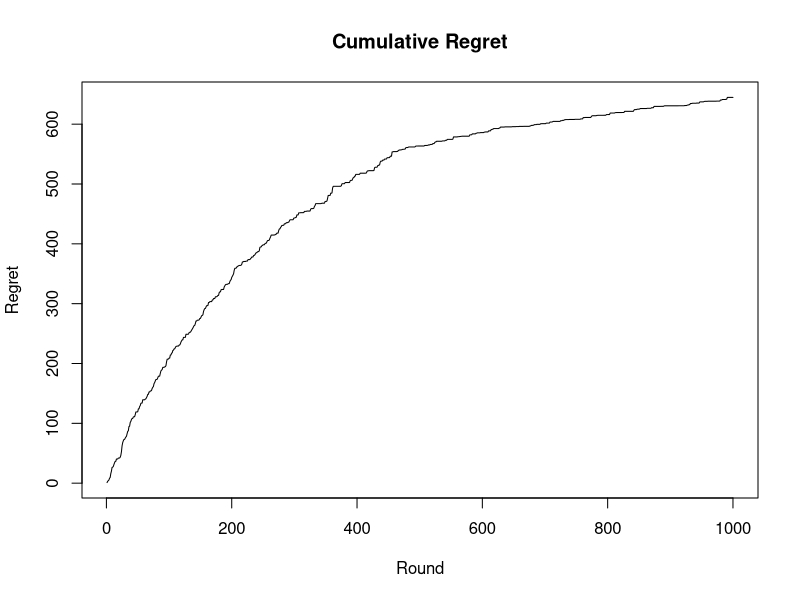

Source code (R):
set.seed(123)
library(MASS)

# Parameters
T <- 1000          
K <- 5              
d_context <- 4      
d <- K * d_context  
eta <- 1
sigma0 <- 0.01*eta
sigma <- 1  # variance of noise

# LMC & SFG hyperparameters
h     <- 1e-4
K_lmc <- 25
eta        <- 1
lambda_sfg <- 0.5*eta
b_cap      <- 1000
s_param    <- 5.0

# true parameter vector
theta_star <- rnorm(d, mean = 0, sd = 1)
theta_curr <- rep(0,d)

phi_map <- function(X, a) 
{
  vec <- rep(0, d)
  st <- (a - 1) * d_context + 1
  end_idx <- st + d_context - 1
  vec[st:end_idx] <- X
  return(vec)
}

sigmoid_stable <- function(z) 
{
  ifelse(z >= 0, 1 / (1 + exp(-z)), exp(z) / (1 + exp(z)))
}

# Gradient 
grad_loss_sfg <- function(theta, A, b, ctx)
{
  grad_prior <- theta / (sigma0^2)
  grad_sqerr <- if (sum(A) > 0) 2 * eta * (A %*% theta - b) else rep(0, d)
  # SFG term (only depends on current context)
  vals <- sapply(1:K, function(a) sum(phi_map(ctx, a) * theta))
  a_star <- which.max(vals) 
  phi_max <- phi_map(ctx, a_star)
  
  z <- s_param * (b_cap - vals[a_star])
  grad_sfg <- lambda_sfg * sigmoid_stable(z) * phi_max
  
  return (grad_prior + grad_sqerr - grad_sfg)
}

regrets <- numeric(T)

# Statistics for fast gradient updates
A <- matrix(0, d, d)  # ∑ φ φ^T
b <- rep(0, d)        # ∑ φ r


for (t in 1:T) 
{
  # New context
  X_t <- rnorm(d_context, mean = 0, sd = 1)
  
  # LMC updates
  for (k in 1:K_lmc) 
  {
    noise <- rnorm(d)
    grad <- grad_loss_sfg(theta_curr, A, b, X_t)
    theta_curr <- theta_curr - h * grad + sqrt(2*h) * noise
  }
  
  # Predict rewards and choose arm
  pred_rewards <- sapply(1:K, function(a) sum(phi_map(X_t, a) * theta_curr))
  
  # True reward
  eps_t <- rnorm(1, mean = 0, sd = sigma)
  a_t <- which.max(pred_rewards)
  r_t <- sum(phi_map(X_t, a_t) * theta_star) + eps_t
  # Regret
  true_rewards <- sapply(1:K, function(a) sum(phi_map(X_t, a) * theta_star))
  regrets[t] <- max(true_rewards) - true_rewards[a_t]
  
  # Update statistics
  phi_t <- phi_map(X_t, a_t)
  A <- A + tcrossprod(phi_t)  # φ φ^T
  b <- b + phi_t * r_t
}

cumulative_regret <- cumsum(regrets)
cat(sprintf("Final cumulative regret: %.2f\n", cumulative_regret[T]))

# cumulative regret
plot(cumulative_regret, type = "l", main = "Cumulative Regret",
     xlab = "Round", ylab = "Regret")
